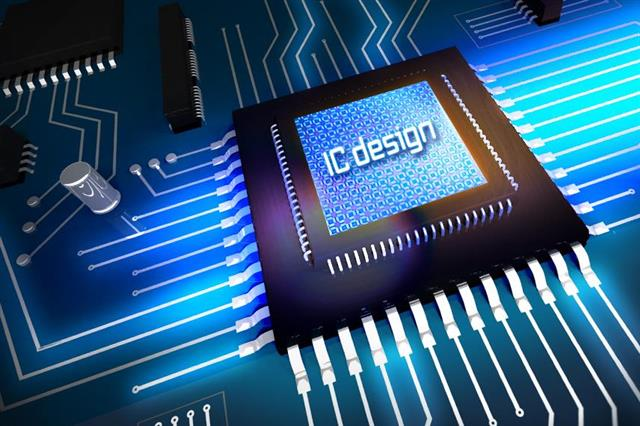
#> input picture Filter in space domain/circuit.jpg, 640 x 426 px
$ python Linear_filter.py
#> lines starting #> are read from the running program, lines starting #| are printed output that depends on the picture
import cv2
import numpy as np
from matplotlib import pyplot as plt
img=cv2.imread("circuit.jpg",0)
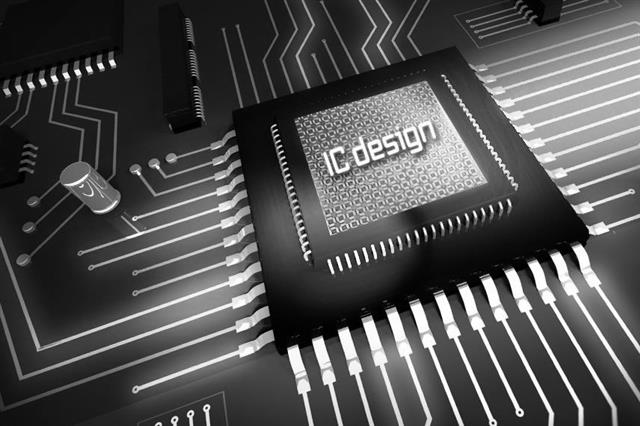
#> img: shape (426, 640); min 0, max 255, mean 80.7
H1=1/9*np.ones((3,3))
H2=1/25*np.ones((5,5))
H3=1/81*np.ones((9,9))
H4=1/69*np.ones((13,13))
H5=1/49*np.ones((7,7))
Y1=cv2.filter2D(img,-1,H1)
Y2=cv2.filter2D(img,-1,H2)
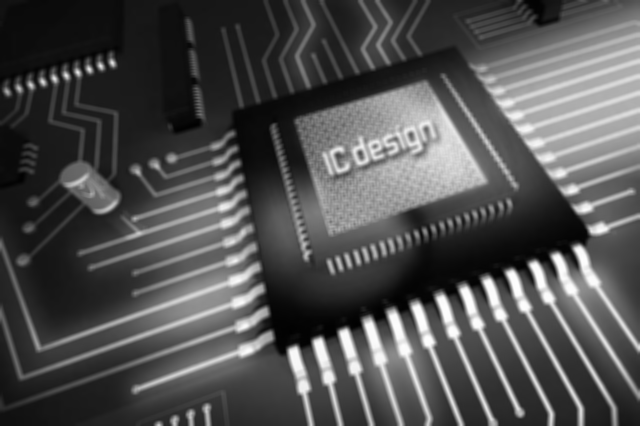
#> Y2: shape (426, 640); min 1, max 254, mean 80.7
Y3=cv2.filter2D(img,-1,H3)
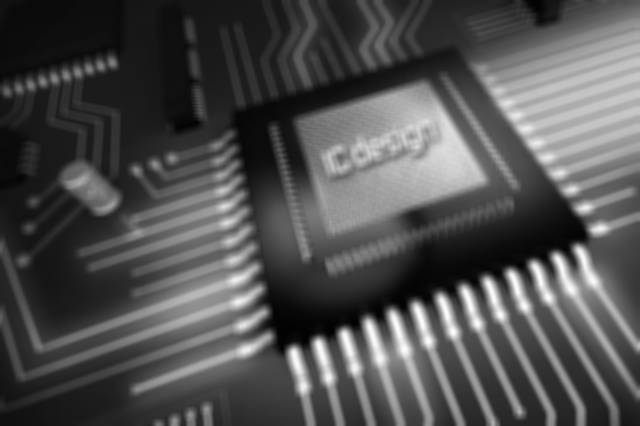
#> Y3: shape (426, 640); min 2, max 252, mean 80.7
Y4=cv2.filter2D(img,-1,H4)
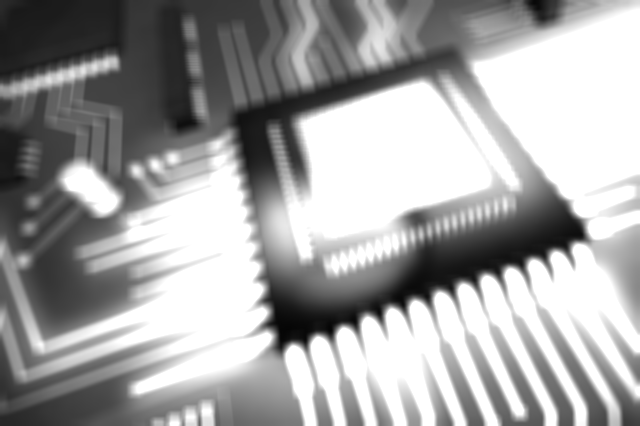
#> Y4: shape (426, 640); min 5, max 255, mean 163.2
Y5=cv2.filter2D(img,-1,H5)

plt.subplot(3,2,1),plt.imshow(img,cmap='gray')
plt.title('Original Image'), plt.xticks([]), plt.yticks([])
plt.subplot(3,2,2),plt.imshow(Y1,cmap='gray')
plt.title('Using H1'), plt.xticks([]), plt.yticks([])
plt.subplot(3,2,3),plt.imshow(Y2,cmap='gray')
plt.title('Using H2'), plt.xticks([]), plt.yticks([])
plt.subplot(3,2,4),plt.imshow(Y3,cmap='gray')
plt.title('Using H3'), plt.xticks([]), plt.yticks([])
plt.subplot(3,2,5),plt.imshow(Y4,cmap='gray')
plt.title('Using H4'), plt.xticks([]), plt.yticks([])
plt.subplot(3,2,6),plt.imshow(Y5,cmap='gray')
plt.title('Using H5'), plt.xticks([]), plt.yticks([])
# print(Y1.shape)
# print(Y2.shape)
# print(Y3.shape)
plt.show()
